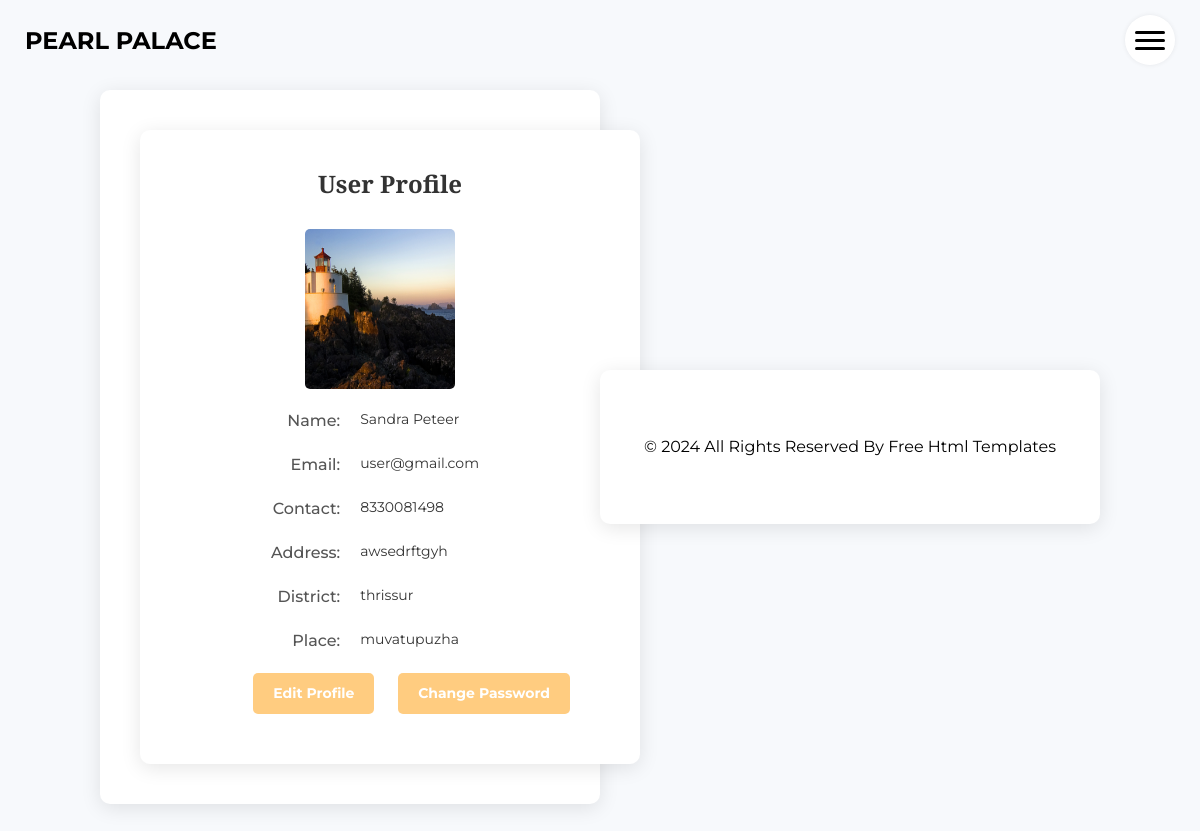
/Project/User/Myprofile.php (signed in), run on the app's committed database.
### tables this page shows
CREATE TABLE `tbl_user` (
  `user_id` int(11) NOT NULL,
  `user_name` varchar(60) NOT NULL,
  `user_address` varchar(60) NOT NULL,
  `user_contact` varchar(60) NOT NULL,
  `user_email` varchar(60) NOT NULL,
  `user_photo` varchar(60) NOT NULL,
  `user_gender` varchar(60) NOT NULL,
  `user_dob` varchar(60) NOT NULL,
  `user_password` varchar(60) NOT NULL,
  `place_id` int(11) NOT NULL
);

CREATE TABLE `tbl_district` (
  `district_id` int(11) NOT NULL,
  `district_name` varchar(50) NOT NULL
);

CREATE TABLE `tbl_place` (
  `place_id` int(11) NOT NULL,
  `place_name` varchar(30) NOT NULL,
  `place_pincode` varchar(30) NOT NULL,
  `district_id` int(11) NOT NULL
);

### Project/User/Myprofile.php (the view, shortened to what this page needs)
<?php
include('Head.php');
include("../Assets/connection/connection.php");
$selqry = "select * from tbl_user u
           inner join tbl_place p on u.place_id=p.place_id
           inner join tbl_district d on d.district_id=p.district_id
           where user_id='" . $_SESSION['userid'] . "'";
$row = $con->query($selqry);
$data = $row->fetch_assoc();
?>
<!DOCTYPE html>
<html lang="en">
<head>
</head>
<body>
    <div class="container">
        <h2>User Profile</h2>
        <form id="form1" name="form1" method="post" action="">
            <table>
                <tr>
                    <td colspan="2">
                        <img src="../Assets/File/User/Photo/<?php echo $data['user_photo']; ?>" width="150px" height="160px" alt="User Photo" />
                    </td>
                </tr>
                <tr>
                    <td>Name:</td>
                    <td><?php echo $data['user_name']; ?></td>
                </tr>
                <tr>
                    <td>Email:</td>
                    <td><?php echo $data['user_email']; ?></td>
                </tr>
                <tr>
                    <td>Contact:</td>
                    <td><?php echo $data['user_contact']; ?></td>
                </tr>
                <tr>
                    <td>Address:</td>
                    <td><?php echo $data['user_address']; ?></td>
                </tr>
                <tr>
                    <td>District:</td>
                    <td><?php echo $data['district_name']; ?></td>
                </tr>
                <tr>
                    <td>Place:</td>
                    <td><?php echo $data['place_name']; ?></td>
                </tr>
                <tr>
                    <td colspan="2" class="profile-actions">
                        <a href="Editprofile.php">Edit Profile</a>
                        <a href="Changepassword.php">Change Password</a>
                    </td>
                </tr>
            </table>
        </form>
    </div>
</body>
</html>
<?php
include('Foot.php');
?>

### Project/Assets/Template/Main/css/style.css (style rules this page uses)
body { font-family: "Poppins", sans-serif; color: #0c0c0c; background-color: #ffffff; overflow-x: hidden; }
h1, h2 { font-family: 'Playfair Display', serif; }
a, a:hover, a:focus { text-decoration: none; }

### Project/Assets/Template/Main/css/responsive.css (style rules this page uses)
@media (min-width: 1200px) { .container { max-width: 1170px; } }

### Project/User/Myprofile.php (style rules this page uses)
* { margin: 0; padding: 0; box-sizing: border-box; font-family: 'Montserrat', sans-serif; }
body { background-color: #f7f9fc; display: flex; justify-content: center; align-items: center; min-height: 100vh; }
.container { background-color: #fff; border-radius: 10px; box-shadow: 0 4px 20px rgba(0, 0, 0, 0.1); padding: 40px; width: 500px; }
h2 { font-size: 24px; font-weight: 600; text-align: center; margin-bottom: 20px; color: #333; }
table { width: 100%; border-collapse: collapse; }
table tr { margin-bottom: 15px; }
table td { padding: 10px 0; vertical-align: top; }
table td:first-child { text-align: right; padding-right: 20px; font-weight: 500; color: #555; }
table td:last-child { font-size: 14px; color: #333; }
img { display: block; margin: 0 auto; border-radius: 5px; }
.profile-actions { text-align: center; margin-top: 20px; }
.profile-actions a { display: inline-block; margin: 0 10px; padding: 10px 20px; background-color: #ffcc80; color: white; text-decoration: none; border-radius: 5px; font-weight: bold; transition: background-color 0.3s; }

### data on the page
tbl_user: user_photo (picture), user_name "Sandra Peteer", user_email "user@gmail.com", user_contact "8330081498", user_address "awsedrftgyh", tbl_district.district_name "thrissur", place.place_name "muvatupuzha"
